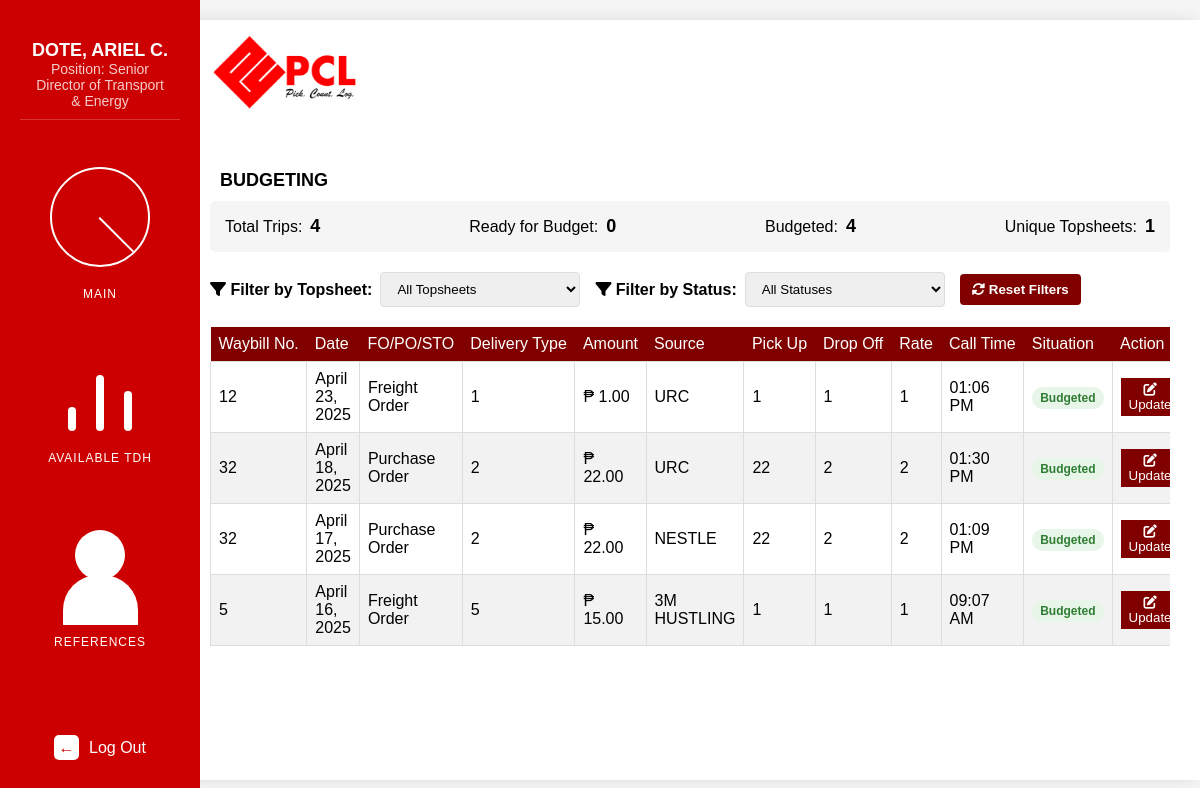
Screenshot of /budget.php (signed in) with the database file from the repository.
### tables this page shows
CREATE TABLE `usertype` (
  `u_id` int(11) NOT NULL,
  `type` int(11) NOT NULL,
  `position` varchar(255) NOT NULL
);

CREATE TABLE `customerservice` (
  `cs_id` int(11) NOT NULL,
  `waybill` int(11) NOT NULL,
  `date` date NOT NULL,
  `status` enum('Freight Order','Purchase Order','Stock Transfer Order','') NOT NULL,
  `delivery_type` varchar(255) NOT NULL,
  `amount` int(11) NOT NULL,
  `source` varchar(255) NOT NULL,
  `pickup` varchar(255) NOT NULL,
  `dropoff` varchar(255) NOT NULL,
  `rate` varchar(255) NOT NULL,
  `call_time` time NOT NULL,
  `truck_id` int(11) NOT NULL,
  `odo_in` int(11) NOT NULL,
  `odo_out` int(11) NOT NULL,
  `odo_total` int(11) NOT NULL,
  `driver` varchar(255) NOT NULL,
  `helper1` varchar(255) NOT NULL,
  `helper2` varchar(255) NOT NULL,
  `situation` varchar(255) NOT NULL,
  `budget_status` enum('Pending','Budgeted') DEFAULT NULL,
  `ts_id` varchar(20) DEFAULT NULL
);

### public_html/fetch_ready_for_budget.php (called while the page is built, shortened)
<?php
require_once 'connection.php';
function getPendingTrips() {
    global $conn;
    $trips = array();
    try {
        $sql = "SELECT cs.*,
        CONCAT(t.model, ', ', t.truck_plate, ', ', t.truck_type) AS truck_details,
        d.fullname AS driver_name,
        h1.fullname AS helper1_name,
        h2.fullname AS helper2_name,
        CASE
            WHEN b.cs_id IS NOT NULL THEN 'Budgeted'
            ELSE cs.situation
        END AS situation
        FROM customerservice cs
        LEFT JOIN truck t ON cs.truck_id = t.truck_id
        LEFT JOIN driver d ON cs.driver = d.driver_id
        LEFT JOIN helper1 h1 ON cs.helper1 = h1.helper1_id
        LEFT JOIN helper2 h2 ON cs.helper2 = h2.helper2_id
        LEFT JOIN budget b ON cs.cs_id = b.cs_id
        WHERE cs.situation = 'Ready for budgeting' OR b.cs_id IS NOT NULL
        ORDER BY cs.date DESC";
        $result = $conn->query($sql);
        if ($result->num_rows > 0) {
            while($row = $result->fetch_assoc()) {
                $trips[] = $row;
            }
        }
    } catch (Exception $e) {
        error_log("Error fetching trips: " . $e->getMessage());
    }
    return $trips;
}
?>

### public_html/budget.php (the view, shortened to what this page needs)
<?php
require_once 'fetch_ready_for_budget.php';
$trips = getPendingTrips();
$topsheets = [];
foreach ($trips as $trip) {
    $ts_id = $trip['ts_id'] ? $trip['ts_id'] : "No topsheet";
    if (!isset($topsheets[$ts_id])) {
        $topsheets[$ts_id] = 0;
    }
    $topsheets[$ts_id]++;
}
?>
<!DOCTYPE html>
<html lang="en">
<head>
    <link rel="stylesheet" href="assets/css/waybill.css">
    <link rel="stylesheet" href="https://cdnjs.cloudflare.com/ajax/libs/font-awesome/6.0.0/css/all.min.css">
</head>
<body oncontextmenu="return false" controlslist="nodownload">
    <div class="logo-wrapper">
        <img src="assets/img/logo.png" alt="PCL Logo" style="width: 150px; height: auto;">
    </div>
    <div class="sidebar">
        <div class="user-info">
            <div class="name"><?php echo htmlspecialchars($_SESSION["fullname"]); ?></div>
            <div class="role">Position:
            <?php
                $conn = new mysqli($servername, $username, $password, $dbname);
                $sql = "SELECT position FROM usertype WHERE u_id = " . $_SESSION["u_id"];
                $result = $conn->query($sql);
                if ($result->num_rows > 0) {
                    $row = $result->fetch_assoc();
                    echo htmlspecialchars($row["position"]);
                } else {
                    echo "Unknown";
                }
            ?>
            </div>
        </div>
        <div>
            <div class="metric-section" data-href="landingPage.php">
                <div class="chart-container">
                    <div class="pie-chart">
                        <div class="pie-slice"></div>
                    </div>
                </div>
                <div class="metric-title">MAIN</div>
            </div>
            <div class="metric-section" data-href="available.php">
                <div class="bar-container">
                    <div class="bar bar-1"></div>
                    <div class="bar bar-2"></div>
                    <div class="bar bar-3"></div>
                </div>
                <div class="metric-title">AVAILABLE TDH</div>
            </div>
            <div class="metric-section" data-href="references.php">
                <div class="chart-container">
                    <div class="people-icon">
                        <div class="people-head"></div>
                        <div class="people-body"></div>
                    </div>
                </div>
                <div class="metric-title">REFERENCES</div>
            </div>
        </div>
        <a href="logout.php" class="logout-link" id="logout-link">
            <div class="logout-section">
                <div class="logout-icon">←</div>
                <span>Log Out</span>
            </div>
        </a>
    </div>
    <div class="main-content">
        <div class="table-grid">
            <div class="pending-trip-section">
                <div class="trip-header">
                    <h2>BUDGETING</h2>
                </div>
                <div class="budget-summary">
                    <div class="summary-item">
                        <span>Total Trips:</span>
                        <span class="summary-value"><?php echo count($trips); ?></span>
                    </div>
                    <div class="summary-item">
                        <span>Ready for Budget:</span>
                        <span class="summary-value"><?php echo count(array_filter($trips, fn($t) => $t['situation'] == 'Ready for budgeting')); ?></span>
                    </div>
                    <div class="summary-item">
                        <span>Budgeted:</span>
                        <span class="summary-value"><?php echo count(array_filter($trips, fn($t) => $t['situation'] == 'Budgeted')); ?></span>
                    </div>
                    <div class="summary-item">
                        <span>Unique Topsheets:</span>
                        <span class="summary-value"><?php echo count($topsheets); ?></span>
                    </div>
                </div>
                <div class="filter-section">
                    <div class="filter-control">
                        <label for="topsheet-filter"><i class="fas fa-filter"></i> Filter by Topsheet:</label>
                        <select id="topsheet-filter" class="filter-select">
                            <option value="all">All Topsheets</option>
                        </select>
                    </div>
                    <div class="filter-control">
                        <label for="status-filter"><i class="fas fa-filter"></i> Filter by Status:</label>
                        <select id="status-filter" class="filter-select">
                            <option value="all">All Statuses</option>
                        </select>
                    </div>
                    <button id="reset-filters" class="submit-btn" style="padding: 8px 12px;">
                        <i class="fas fa-sync-alt"></i> Reset Filters
                    </button>
                </div>
                <div class="table-responsive">
                    <table class="trip-table">
                        <thead>
                            <tr>
                                <th>Waybill No.</th>
                                <th>Date</th>
                                <th>FO/PO/STO</th>
                                <th>Delivery Type</th>
                                <th>Amount</th>
                                <th>Source</th>
                                <th>Pick Up</th>
                                <th>Drop Off</th>
                                <th>Rate</th>
                                <th>Call Time</th>
                                <th>Situation</th>
                                <th>Action</th>
                            </tr>
                        </thead>
                        <tbody id="tripTableBody">
                            <?php foreach ($trips as $trip): ?>
                                <tr class="trip-row <?php echo $trip['situation'] == 'Budgeted' ? 'budgeted-row' : ''; ?>"
                                    data-id="<?php echo $trip['cs_id']; ?>"
                                    data-topsheet="<?php echo htmlspecialchars($trip['ts_id'] ? $trip['ts_id'] : "No topsheet"); ?>"
                                    data-status="<?php echo htmlspecialchars($trip['situation']); ?>">
                                    <td><?php echo htmlspecialchars($trip['waybill']); ?></td>
                                    <td><?php echo date("F j, Y", strtotime($trip['date'])); ?></td>
                                    <td><?php echo htmlspecialchars($trip['status']); ?></td>
                                    <td><?php echo htmlspecialchars($trip['delivery_type']); ?></td>
                                    <td>₱ <?php echo isset($trip['amount']) ? number_format($trip['amount'], 2) : ''; ?></td>
                                    <td><?php echo htmlspecialchars($trip['source']); ?></td>
                                    <td><?php echo htmlspecialchars($trip['pickup']); ?></td>
                                    <td><?php echo htmlspecialchars($trip['dropoff']); ?></td>
                                    <td><?php echo htmlspecialchars($trip['rate']); ?></td>
                                    <td><?php echo date("h:i A", strtotime($trip['call_time'])); ?></td>
                                    <td>
                                        <span class="status-badge <?php echo $trip['situation'] == 'Budgeted' ? 'status-budgeted' : 'status-ready'; ?>">
                                            <?php echo htmlspecialchars($trip['situation']); ?>
                                        </span>
                                    </td>
                                    <td>
                                        <button class="update-btn"
                                                data-id="<?php echo $trip['cs_id']; ?>"
                                                data-topsheet="<?php echo htmlspecialchars($trip['ts_id'] ? $trip['ts_id'] : "No topsheet"); ?>">
                                            <i class="fas fa-edit"></i> Update
                                        </button>
                                    </td>
                                </tr>
                            <?php endforeach; ?>
                        </tbody>
                    </table>
                </div>
            </div>
        </div>
    </div>
</body>
</html>

### public_html/assets/css/waybill.css (style rules this page uses)
* { margin: 0; padding: 0; box-sizing: border-box; font-family: 'Segoe UI', Tahoma, Geneva, Verdana, sans-serif; }
body { height: 100vh; display: flex; background-color: #f5f5f5; overflow-x: hidden; }
.sidebar { background-color: #cc0000; width: 200px; min-width: 200px; color: white; padding: 30px 20px; display: flex; flex-direction: column; align-items: center; justify-content: space-between; transition: all 0.3s ease; z-index: 100; }
.metric-section { display: flex; flex-direction: column; align-items: center; margin-bottom: 30px; width: 100%; }
.metric-title { font-size: 12px; letter-spacing: 1px; margin-top: 10px; margin-bottom: 20px; text-align: center; }
.chart-container { width: 100px; height: 100px; position: relative; margin-bottom: 10px; }
.pie-chart { width: 100%; height: 100%; border-radius: 50%; border: 2px solid white; position: relative; display: flex; align-items: center; justify-content: center; }
.pie-slice { position: absolute; width: 50%; height: 50%; top: 0; left: 50%; border-left: 2px solid white; transform-origin: bottom left; transform: rotate(45deg); }
.bar-container { display: flex; justify-content: center; align-items: flex-end; height: 80px; width: 100%; padding: 0 20px; margin-bottom: 10px; }
.bar { width: 8px; background-color: white; margin: 0 10px; border-radius: 10px; }
.bar-1 { height: 30%; }
.bar-2 { height: 70%; }
.bar-3 { height: 50%; }
.logout-section { margin-top: auto; display: flex; align-items: center; cursor: pointer; padding: 10px; border-radius: 5px; transition: background-color 0.3s; }
.logout-icon { width: 25px; height: 25px; background-color: white; border-radius: 5px; margin-right: 10px; display: flex; align-items: center; justify-content: center; color: #cc0000; font-weight: bold; }
.main-content { flex: 1; padding: 30px; background-color: white; border-radius: 20px 0 0 20px; margin: 20px 0 20px -20px; box-shadow: -5px 0 15px rgba(0, 0, 0, 0.1); display: flex; flex-direction: column; align-items: center; overflow-y: auto; }
.people-icon { width: 100px; height: 60px; position: relative; display: flex; align-items: center; justify-content: center; }
.people-head { width: 50px; height: 50px; background-color: white; border-radius: 50%; position: absolute; top: 15px; }
.people-body { width: 75px; height: 50px; background-color: white; position: absolute; top: 60px; border-radius: 35px 35px 0 0; }
.metric-section { cursor: pointer; transition: transform 0.3s ease, box-shadow 0.3s ease; }
.logout-link { text-decoration: none; color: inherit; display: block; }
.logo-wrapper { position: absolute; top: 35px; left: 210px; z-index: 50; }
.main-content { display: flex; flex-direction: column; }
.table-grid { margin-top: 100px; width: 100%; }
.pending-trip-section { width: 100%; margin-top: 20px; }
.trip-header { display: flex; justify-content: space-between; align-items: center; margin-bottom: 10px; flex-wrap: wrap; padding: 0 10px; }
.trip-header h2 { margin: 0; font-size: 18px; font-weight: bold; }
.table-responsive { overflow-x: auto; width: 100%; margin-bottom: 15px; -webkit-overflow-scrolling: touch; }
.trip-table { width: 100%; border-collapse: collapse; min-width: 800px; }
.trip-table th { background-color: #800000; color: white; padding: 8px; text-align: left; font-weight: normal; white-space: nowrap; }
.trip-table td { padding: 8px; border: 1px solid #ddd; }
.trip-table tr:nth-child(even) { background-color: #f2f2f2; }
.update-btn { background-color: #800000; color: white; border: none; padding: 4px 8px; cursor: pointer; width: 100%; display: block; }
* { box-sizing: border-box; font-family: Arial, sans-serif; }
body { margin: 0; padding: 0; background-color: #f5f5f5; }
.submit-btn { background-color: #800000; color: white; border: none; padding: 8px 15px; border-radius: 4px; cursor: pointer; font-weight: bold; }

### rows the page displays
usertype: position "Senior Director of Transport & Energy"
customerservice: waybill "12", date "April 23, 2025", status "Freight Order", delivery_type "1", amount "1.00", source "URC", pickup "1", dropoff "1", rate "1", call_time "01:06 PM", situation "Budgeted"
customerservice: waybill "32", date "April 18, 2025", status "Purchase Order", delivery_type "2", amount "22.00", source "URC", pickup "22", dropoff "2", rate "2", call_time "01:30 PM", situation "Budgeted"
customerservice: waybill "32", date "April 17, 2025", status "Purchase Order", delivery_type "2", amount "22.00", source "NESTLE", pickup "22", dropoff "2", rate "2", call_time "01:09 PM", situation "Budgeted"
customerservice: waybill "5", date "April 16, 2025", status "Freight Order", delivery_type "5", amount "15.00", source "3M HUSTLING", pickup "1", dropoff "1", rate "1", call_time "09:07 AM", situation "Budgeted"

### other values shown
$_SESSION["fullname"] "DOTE, ARIEL C."
count($trips) "4"
count(array_filter($trips, fn($t) => $t['situation'] == 'Budgeted')) "4"
count($topsheets) "1"
